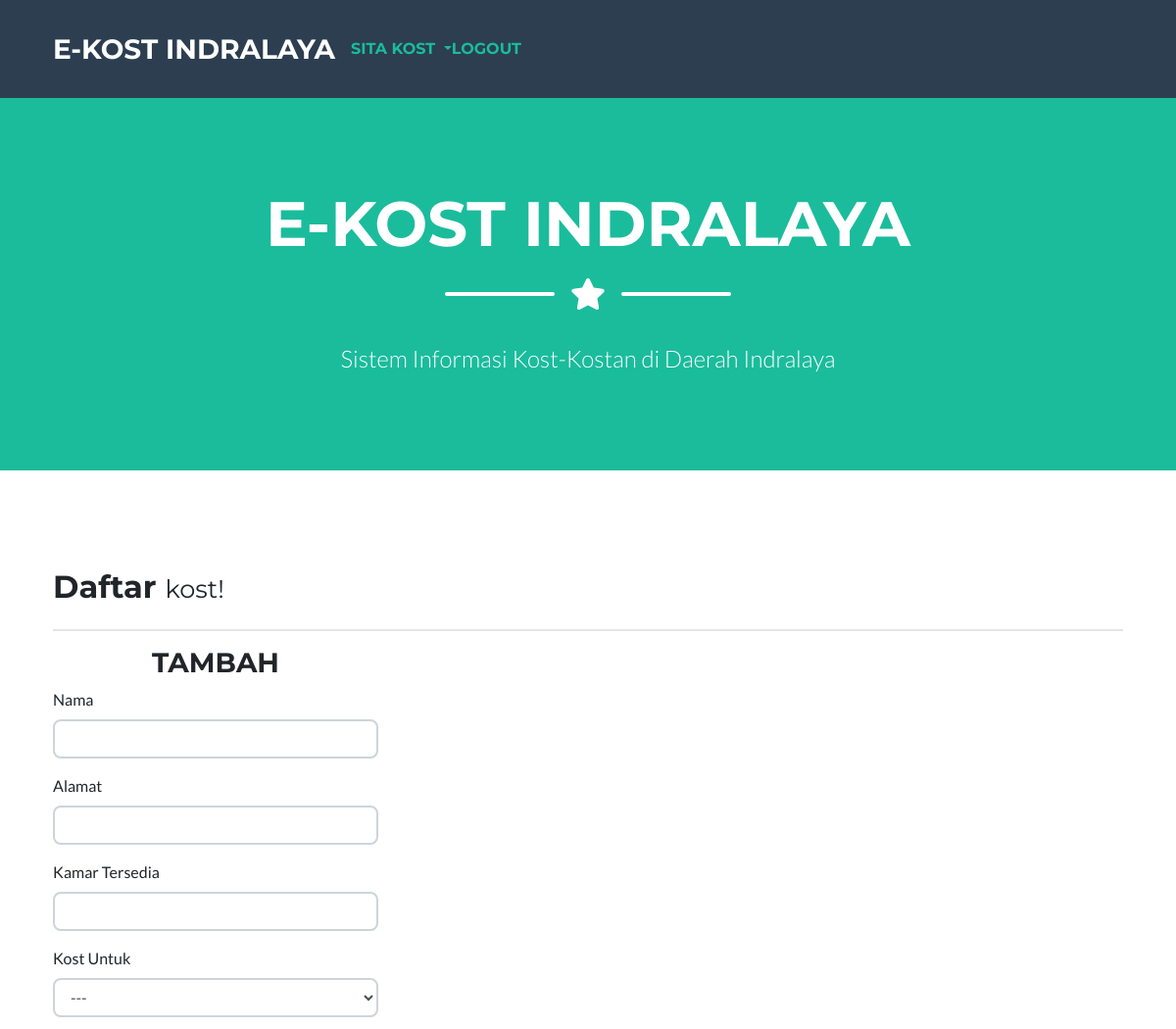
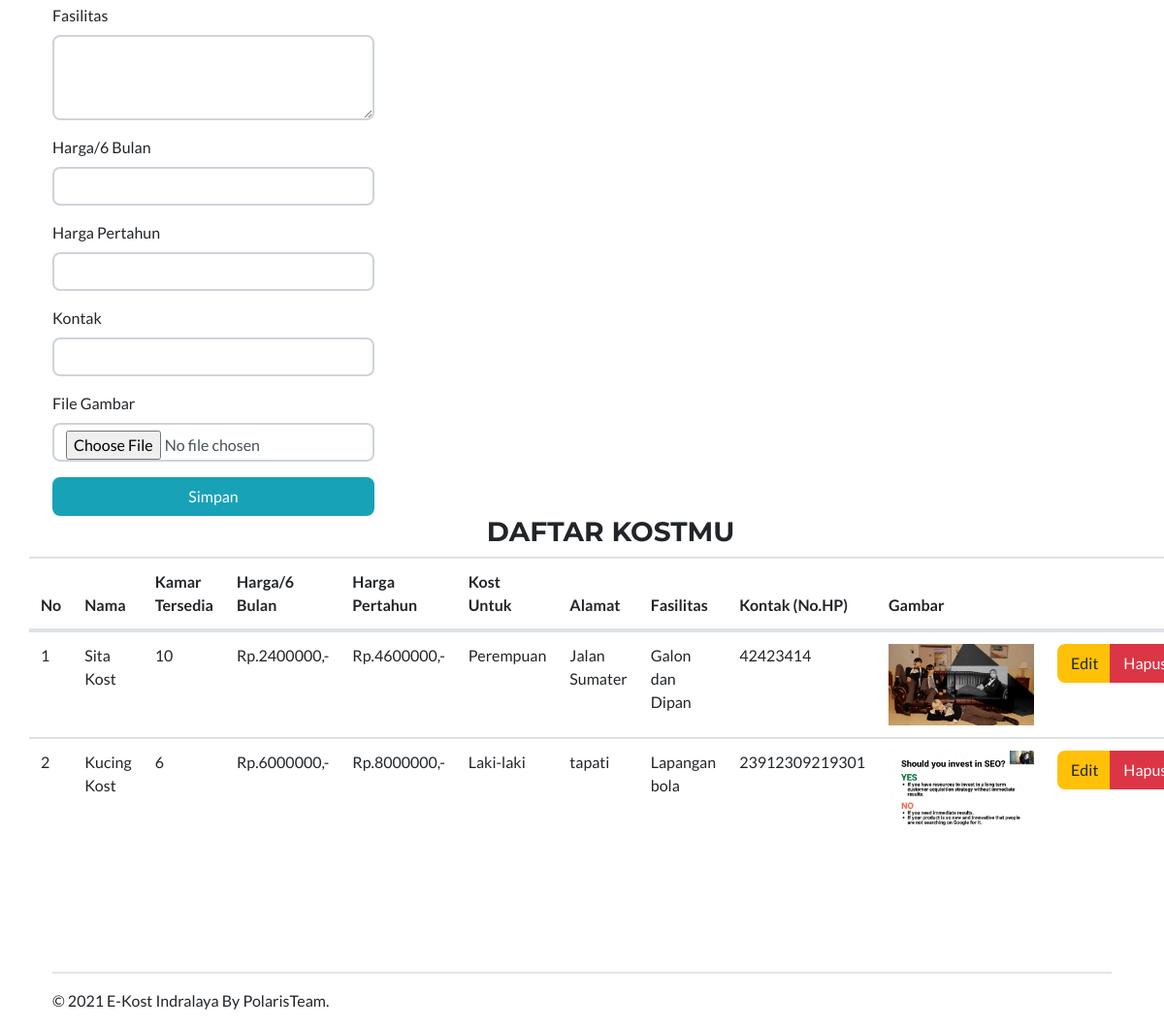
/index.php?page=kost (signed in), run on the app's committed database (2 pictures, top to bottom).
### tables this page shows
CREATE TABLE `kost` (
  `id_kost` int(11) NOT NULL,
  `id_pemilik` int(11) NOT NULL,
  `nama` varchar(20) NOT NULL,
  `alamat` varchar(50) NOT NULL,
  `latitude` float NOT NULL,
  `longitude` float NOT NULL,
  `tersedia` int(2) NOT NULL,
  `status` enum('Laki-laki','Perempuan','Campur') DEFAULT NULL,
  `fasilitas` text NOT NULL,
  `harga_3bulan` int(9) NOT NULL,
  `harga_6bulan` int(9) NOT NULL,
  `harga_pertahun` int(9) NOT NULL,
  `kontak` varchar(20) NOT NULL,
  `file` varchar(60) NOT NULL
);

### page/kost.php (the view, shortened to what this page needs)
<?php
$update = (isset($_GET['action']) AND $_GET['action'] == 'update') ? true : false;
?>
<div class="container">
<div id="container" style="min-width: 310px; height: 100px; margin: 0 auto"></div>
	<div class="page-header">
		<h2>Daftar <small>kost!</small></h2>
	</div>
	<hr>
	<div class="row">
		<div class="col-md-4">
		    <div class="panel panel-<?= ($update) ? "warning" : "info" ?>">
		        <div class="panel-heading"><h3 class="text-center"><?= ($update) ? "EDIT" : "TAMBAH" ?></h3></div>
		        <div class="panel-body">
		            <form action="<?=$_SERVER['REQUEST_URI']?>" method="POST" enctype="multipart/form-data">
		                <div class="form-group">
	                    <label for="nama">Nama</label>
	                    <input type="text" name="nama" class="form-control" <?= (!$update) ?: 'value="'.$row["nama"].'"' ?>>
		                </div>
		                <div class="form-group">
	                    <label for="alamat">Alamat</label>
	                    <input type="text" name="alamat" class="form-control" <?= (!$update) ?: 'value="'.$row["alamat"].'"' ?>>
		                </div>
		                <div class="form-group">
	                    <label for="tersedia">Kamar Tersedia</label>
	                    <input type="text" name="tersedia" class="form-control" <?= (!$update) ?: 'value="'.$row["tersedia"].'"' ?>>
		                </div>
		                <div class="form-group">
	                    <label for="status">Kost Untuk</label>
							<select class="form-control" name="status">
							<option>---</option>
							</select>
		                </div>
		                <div class="form-group">
	                    <label for="fasilitas">Fasilitas</label>
						<textarea name="fasilitas" rows="3" class="form-control"><?= ($update) ? $row["fasilitas"] : "" ?></textarea>
		                </div>
		                <div class="form-group">
	                    <label for="harga_6bulan">Harga/6 Bulan</label>
	                    <input type="text" name="harga_6bulan" class="form-control" <?= (!$update) ?: 'value="'.$row["harga_6bulan"].'"' ?>>
		                </div>
		                <div class="form-group">
	                    <label for="harga_pertahun">Harga Pertahun</label>
	                    <input type="text" name="harga_pertahun" class="form-control" <?= (!$update) ?: 'value="'.$row["harga_pertahun"].'"' ?>>
						</div>
						<div class="form-group">
	                    <label for="kontak">Kontak</label>
	                    <input type="text" name="kontak" class="form-control" <?= (!$update) ?: 'value="'.$row["kontak"].'"' ?>>
						</div>
		                <div class="form-group">
	                    <label for="file">File Gambar</label>
	                    <input type="file" name="file" class="form-control">
		                </div>
		                <button type="submit" class="btn btn-<?= ($update) ? "warning" : "info" ?> btn-block">Simpan</button>
		            </form>
		        </div>
		    </div>
		</div>
		    <div class="panel panel-info">
		        <div class="panel-heading"><h3 class="text-center">DAFTAR KOSTMU</h3></div>
		        <div class="panel-body">
		            <table class="table table-condensed">
		                <thead>
		                    <tr>
		                        <th>No</th>
								<th>Nama</th>
		                        <th>Kamar Tersedia</th>
		                        <th>Harga/6 Bulan</th>
		                        <th>Harga Pertahun</th>
								<th>Kost Untuk</th>
		                        <th>Alamat</th>
								<th>Fasilitas</th>
								<th>Kontak (No.HP)</th>
								<th>Gambar</th>
		                        <th></th>
		                    </tr>
		                </thead>
		                <tbody>
		                    <?php $no = 1; ?>
		                    <?php if ($query = $connection->query("SELECT * FROM kost WHERE id_pemilik=$_SESSION[id]")): ?>
		                        <?php while($row = $query->fetch_assoc()): ?>
		                        <tr>
		                            <td><?=$no++?></td>
		                            <td><?=$row['nama']?></td>
		                            <td><?=$row['tersedia']?></td>
									<td>Rp.<?=$row["harga_6bulan"]?>,-</td>
									<td>Rp.<?=$row["harga_pertahun"]?>,-</td>
									<td><?=$row['status']?></td>
		                            <td><?=$row['alamat']?></td>
									<td><?=$row['fasilitas']?></td>
									<td><?=$row['kontak']?></td>
									<td style="text-align: center;"><img src="assets/img/kost/<?php echo $row['file']; ?>" style="width: 150px;"></td>
		                            <td>
		                                <div class="btn-group">
		                                    <a href="?page=kost&action=update&key=<?=$row['id_kost']?>" class="btn btn-warning btn-xs">Edit</a>
		                                    <a href="?page=kost&action=delete&key=<?=$row['id_kost']?>" class="btn btn-danger btn-xs">Hapus</a>
		                                </div>
		                            </td>
		                        </tr>
		                        <?php endwhile ?>
		                    <?php endif ?>
		                </tbody>
		            </table>
		        </div>
		    </div>
		</div>
	</div>

### data on the page
kost: nama "Sita Kost", tersedia "10", harga_6bulan "2400000", harga_pertahun "4600000", status "Perempuan", alamat "Jalan Sumater", fasilitas "Galon dan Dipan", kontak "42423414", file (picture)
kost: nama "Kucing Kost", tersedia "6", harga_6bulan "6000000", harga_pertahun "8000000", status "Laki-laki", alamat "tapati", fasilitas "Lapangan bola", kontak "23912309219301", file (picture)

### other printed values
$_SESSION["nama"] "SITA KOST"
